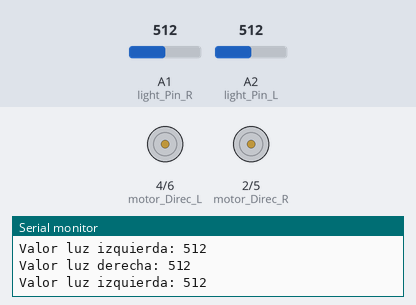
Recording of a sketch running on a simulated Arduino Uno, built with avr-gcc and run on an emulated ATmega328P. Shown: direction and speed pins drawn as motors (green arrow = direction pin HIGH = forward, orange = LOW = backward, longer = more drive), the last lines printed to the serial monitor. The test bench sets the inputs (shaded band); at power-on: A1 (light_Pin_R) = 512, A2 (light_Pin_L) = 512.

Above: at 1.2 s.
1.3 s: A1 (light_Pin_R) set to 634
4.3 s: A1 (light_Pin_R) set to 659
At 5.1 s:
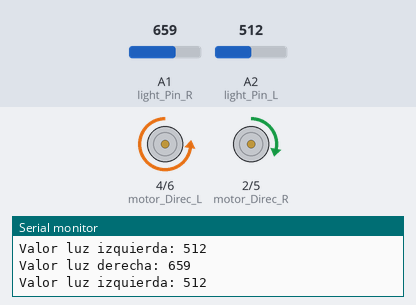
5.8 s: A2 (light_Pin_L) set to 641
8.8 s: A2 (light_Pin_L) set to 662
At 9.4 s:
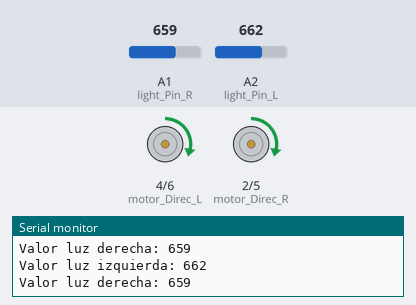
10.3 s: A1 (light_Pin_R) set to 0
At 10.8 s:
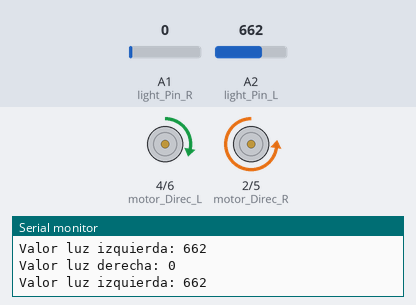
Timing chart, 0 to 12.8 s (numbered marks = the images above; inputs shaded):
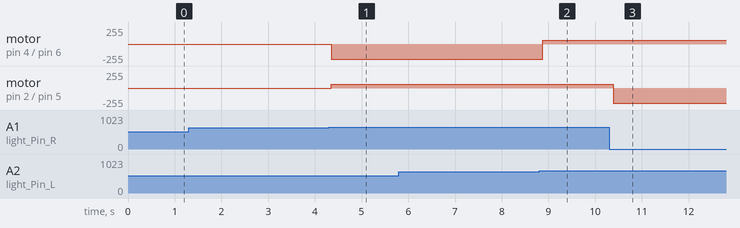

Measured:
- the behaviour switches between 650 and 651 on A1 (light_Pin_R) (found by bisection; images 0 and 1)
- the behaviour switches between 650 and 651 on A2 (light_Pin_L) (found by bisection; images 1 and 2)
- after the input at 4.3 s, motor on pin 4 (motor_Direc_L) / pin 6 (motor_PWM_L): stopped → backward 225/255 after 0.05 s; motor on pin 2 (motor_Direc_R) / pin 5 (motor_PWM_R): stopped → forward 55/255 after 0.05 s
- after the input at 8.8 s, motor on pin 4 (motor_Direc_L) / pin 6 (motor_PWM_L): backward 225/255 → forward 55/255 after 0.08 s
- after the input at 10.3 s, motor on pin 2 (motor_Direc_R) / pin 5 (motor_PWM_R): forward 55/255 → backward 225/255 after 0.08 s

The sketch:

seguimiento_luz.ino
```cpp
//Photoresistor
#define light_Pin_L A2
#define light_Pin_R A1

//Motor
#define motor_Direc_L 4
#define motor_PWM_L 6
#define motor_Direc_R 2
#define motor_PWM_R 5

int left_light;
int right_light;

int motor_PWM_LOW = 225;
int motor_PWM_HIGH = 55;

void setup() {
  Serial.begin(9600);
  pinMode(light_Pin_L, INPUT);
  pinMode(light_Pin_R, INPUT);

  pinMode(motor_Direc_L, OUTPUT);
  pinMode(motor_PWM_L, OUTPUT);
  pinMode(motor_Direc_R, OUTPUT);
  pinMode(motor_PWM_R, OUTPUT);

}

void loop() {
  left_light = analogRead(light_Pin_L);
  right_light = analogRead(light_Pin_R);

  Serial.print("Valor luz izquierda: ");
  Serial.println(left_light);
  Serial.print("Valor luz derecha: ");
  Serial.println(right_light);


  if(left_light > 650 && right_light > 650) { //Recto
    Tank_front();

  } else if(left_light <= 650 && right_light > 650) { //Izquierda
    Tank_left();

  } else if(left_light > 650 && right_light <= 650) { //Derecha
    Tank_right();

  } else {  //Para
    Tank_stop();

  }


}

void Tank_front() {
  digitalWrite(motor_Direc_L, HIGH);
  analogWrite(motor_PWM_L, motor_PWM_HIGH);
  digitalWrite(motor_Direc_R, HIGH);
  analogWrite(motor_PWM_R, motor_PWM_HIGH);

}

void Tank_left() {
  digitalWrite(motor_Direc_L, LOW);
  analogWrite(motor_PWM_L, motor_PWM_LOW);
  digitalWrite(motor_Direc_R, HIGH);
  analogWrite(motor_PWM_R, motor_PWM_HIGH);

}

void Tank_right() {
  digitalWrite(motor_Direc_L, HIGH);
  analogWrite(motor_PWM_L, motor_PWM_HIGH);
  digitalWrite(motor_Direc_R, LOW);
  analogWrite(motor_PWM_R, motor_PWM_LOW);

}

void Tank_stop() {
  digitalWrite(motor_Direc_L, LOW);
  analogWrite(motor_PWM_L, 0);
  digitalWrite(motor_Direc_R, LOW);
  analogWrite(motor_PWM_R, 0);

}
```
